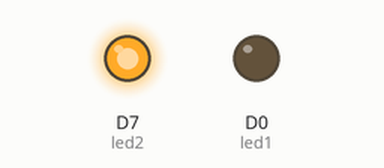
Recording of a sketch running on a simulated ESP8266 (NodeMCU). Parts: output pins drawn as LEDs (lit = HIGH).

Above: at 0.5 s.
At 18.0 s:
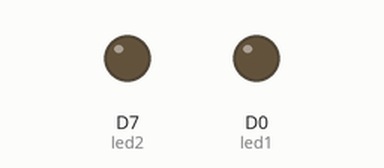
Timing chart, 0 to 19.5 s (numbered marks = the images above):
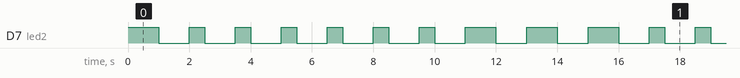

The sketch:

blink-an-led1.ino
```cpp
// ------------
// Blink an LED
// ------------

/*-------------

We've heavily commented this code for you. If you're a pro, feel free to ignore it.

Comments start with two slashes or are blocked off by a slash and a star.
You can read them, but your device can't.
It's like a secret message just for you.

Every program based on Wiring (programming language used by Arduino, and Particle devices) has two essential parts:
setup - runs once at the beginning of your program
loop - runs continuously over and over

You'll see how we use these in a second.

This program will blink an led on and off every second.
It blinks the D7 LED on your Particle device. If you have an LED wired to D0, it will blink that LED as well.

-------------*/


// First, we're going to make some variables.
// This is our "shorthand" that we'll use throughout the program:

int led1 = D0; // Instead of writing D0 over and over again, we'll write led1
// You'll need to wire an LED to this one to see it blink.

int led2 = D7; // Instead of writing D7 over and over again, we'll write led2
// This one is the little blue LED on your board. On the Photon it is next to D7, and on the Core it is next to the USB jack.

// Having declared these variables, let's move on to the setup function.
// The setup function is a standard part of any microcontroller program.
// It runs only once when the device boots up or is reset.

void setup() {

  // We are going to tell our device that D0 and D7 (which we named led1 and led2 respectively) are going to be output
  // (That means that we will be sending voltage to them, rather than monitoring voltage that comes from them)

  // It's important you do this here, inside the setup() function rather than outside it or in the loop function.

  pinMode(led1, OUTPUT);
  pinMode(led2, OUTPUT);

}

// Next we have the loop function, the other essential part of a microcontroller program.
// This routine gets repeated over and over, as quickly as possible and as many times as possible, after the setup function is called.
// Note: Code that blocks for too long (like more than 5 seconds), can make weird things happen (like dropping the network connection).  The built-in delay function shown below safely interleaves required background activity, so arbitrarily long delays can safely be done if you need them.

void loop() {
  // To blink the LED, first we'll turn it on...

  digitalWrite(led2, HIGH);


  // We'll leave it on for 1 second...
  delay(1000);

  // Then we'll turn it off...

  digitalWrite(led2, LOW);

  // Wait 1 second...
  delay(1000);

  digitalWrite(led2, HIGH);
  delay(500);

  digitalWrite(led2, LOW);
  delay(1000);

  digitalWrite(led2, HIGH);
  delay(500);

  digitalWrite(led2, LOW);
  delay(1000);

  digitalWrite(led2, HIGH);
  delay(500);

  digitalWrite(led2, LOW);
  delay(1000);

  digitalWrite(led2, HIGH);
  delay(500);

  digitalWrite(led2, LOW);
  delay(1000);

  digitalWrite(led2, HIGH);
  delay(500);

  digitalWrite(led2, LOW);
  delay(1000);

  digitalWrite(led2, HIGH);
  delay(500);

  digitalWrite(led2, LOW);
  delay(1000);

  digitalWrite(led2, HIGH);
  delay(1000);

  digitalWrite(led2, LOW);
  delay(1000);

  digitalWrite(led2, HIGH);
  delay(1000);

  digitalWrite(led2, LOW);
  delay(1000);


  // And repeat!
}
```

Measured:
- by itself, D7 (led2): repeats every 15.0 s: 6 × (LOW 1.0 s, HIGH 0.50 s), 3 × (LOW 1.0 s, HIGH 1.0 s)
- by itself, everything shown: repeats every 15.0 s, in 18 steps
